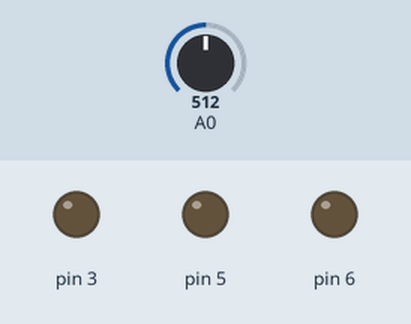
This sketch was run on a simulated Arduino Uno, built with avr-gcc and run on an emulated ATmega328P. On the bench: output pins drawn as LEDs (lit = HIGH). The test bench sets the inputs (shaded band); at power-on: A0 = 512. Random numbers use the default seed unless the sketch sets one; what the sketch prints to the serial monitor is not drawn.

Above: at 1.13 s.
1.8 s: A0 set to 839
At 3.6 s:
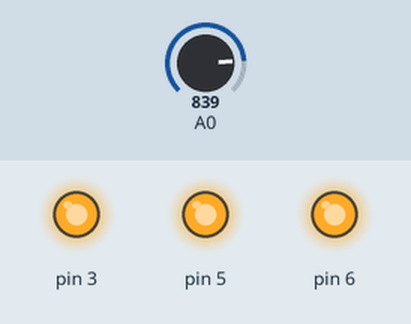
5.0 s: A0 set to 860
Timing chart, 0 to 8.0 s (numbered marks = the images above; inputs shaded):
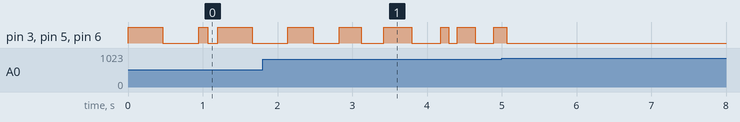

The sketch:

sketch_mar09a.ino
```cpp
void setup(){
  Serial.begin(115200);
  pinMode(3, OUTPUT);
  pinMode(5, OUTPUT);
  pinMode(6, OUTPUT);
}
void loop(){
  int ldr_value = analogRead(A0);

   Serial.print("{\"LDR\":");
   Serial.print(ldr_value);
   Serial.print("}");

   if(ldr_value < 850) {
    int blink_delay = random(100, 501);
    digitalWrite(3, HIGH);
    digitalWrite(5, HIGH);
    digitalWrite(6, HIGH);
    delay(blink_delay);
    digitalWrite(3, LOW);
    digitalWrite(5, LOW);
    digitalWrite(6, LOW);
    delay(blink_delay);
   } else {
    digitalWrite(3, LOW);
    digitalWrite(5, LOW);
    digitalWrite(6, LOW);
   }
   delay(10);
}
```
